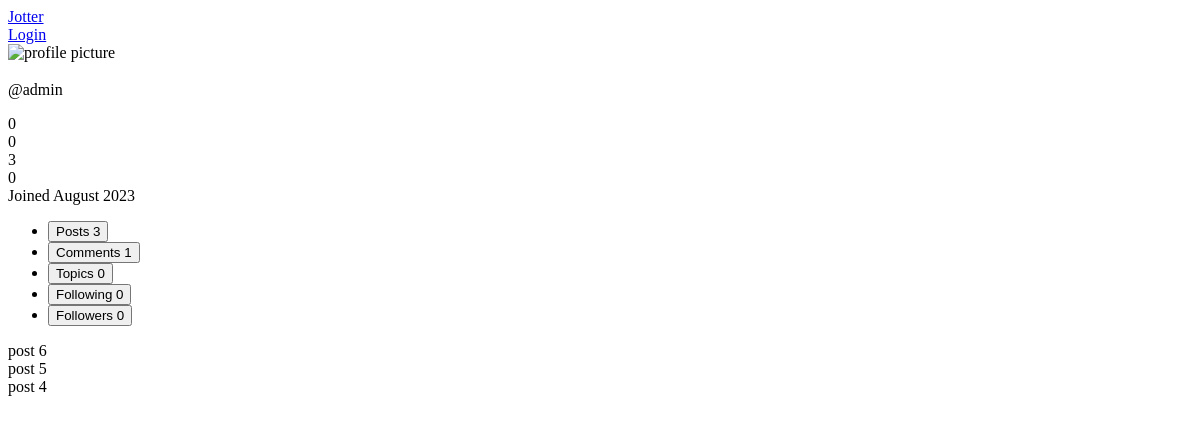
/accounts/profile/admin/, run on an earlier commit of the app's database.
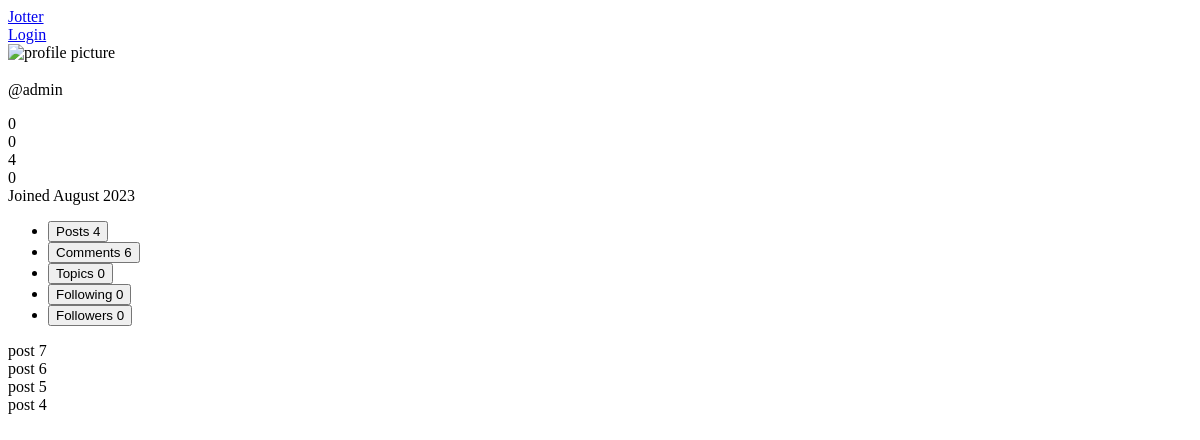
And on a later commit of the database.
### blog/models.py (models this page shows, shortened)
class Post(models.Model):
    uuid = models.UUIDField(default=uuid4, auto_created=True)
    author = models.ForeignKey(settings.AUTH_USER_MODEL, on_delete=models.CASCADE)
    topic = models.ForeignKey(Topic, on_delete=models.CASCADE)
    title = models.CharField(max_length=150)
    text = models.TextField()
    dateAdded = models.DateTimeField(auto_now_add=True)
    likes = models.IntegerField(null=True, blank=True, default=0)
    slug = models.SlugField(null=False)
    tags = models.CharField(max_length=50)
    def __str__(self):
        return self.title
    class Meta:
        ordering = ('-dateAdded',)

### accounts/views.py (the view)
# urls.py: path('profile/<str:username>/', Profile.as_view(), name="profile")
class Profile(DetailView):
    model = CustomUser
    slug_field = 'username'
    slug_url_kwarg = 'username'
    template_name = 'registration/profile.html'
    def get(self, request, *args, **kwargs):
        profile = super(Profile, self).get_object()
        posts = profile.post_set.all()
        comments = profile.comment_set.all()
        context = {'profile': profile, 'posts': posts, 'comments': comments}
        return render(request, self.template_name, context)

### accounts/templates/registration/profile.html (shortened to what this page needs)
{% extends "blog/base.html" %}
{% load static %}
{% block content %}
<div class="sidebar">
    <img src="" alt="profile picture">
    <p class="handle">@{{ profile.username }}</p>
    <div class="stats">
        <div class="followers">{{ profile.followers|length }}</div>
        <div class="following">{{ profile.following|length }}</div>
        <div class="posts">{{ posts|length }}</div>
        <div class="topics">{{ profile.topics|length }}</div>
    </div>
    <div class="joined">Joined {{ profile.date_joined|date:"F o" }}</div>
</div>
<div class="main">
    <div class="navbar">
        <ul>
            <li>
                <button id="0">
                    Posts
                    <span class="badge">{{ posts|length }}</span>
                </button>
            </li>
            <li>
                <button id="1">
                    Comments
                    <span class="badge">{{ comments|length }}</span>
                </button>
            </li>
            <li>
                <button id="2">
                    Topics
                    <span class="badge">{{ profile.topics|length }}</span>
                </button>
            </li>
            <li>
                <button id="3">
                    Following
                    <span class="badge">{{ profile.following|length }}</span>
                </button>
            </li>
            <li>
                <button id="4">
                    Followers
                    <span class="badge">{{ profile.followers|length }}</span>
                </button>
            </li>
        </ul>
    </div>
    <div class="content">
        {% include "registration/dynamicContent.html" with contents=posts %}
    </div>
</div>
{% endblock content %}

### accounts/templates/registration/dynamicContent.html
{% for content in contents %}
    <div>{{ content }}</div>
{% endfor %}

What changed in the data, as far as the page shows it:
added Post: title "post 7"
Also different on the page:
{{ posts|length }}: "3" → "4"
{{ comments|length }}: "1" → "6"
